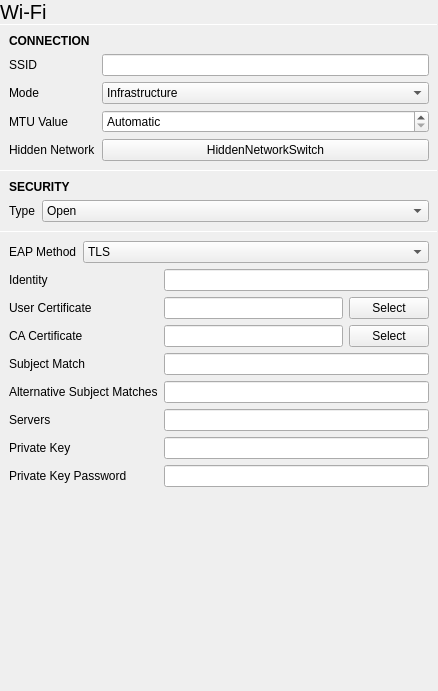
<?xml version="1.0" encoding="UTF-8"?>
<ui version="4.0">
 <class>WifiSettingsPane</class>
 <widget class="QWidget" name="WifiSettingsPane">
  <property name="geometry">
   <rect>
    <x>0</x>
    <y>0</y>
    <width>438</width>
    <height>691</height>
   </rect>
  </property>
  <property name="windowTitle">
   <string>Wi-Fi</string>
  </property>
  <layout class="QVBoxLayout" name="verticalLayout">
   <property name="spacing">
    <number>0</number>
   </property>
   <property name="leftMargin">
    <number>0</number>
   </property>
   <property name="topMargin">
    <number>0</number>
   </property>
   <property name="rightMargin">
    <number>0</number>
   </property>
   <property name="bottomMargin">
    <number>0</number>
   </property>
   <item>
    <widget class="QLabel" name="label">
     <property name="font">
      <font>
       <pointsize>15</pointsize>
      </font>
     </property>
     <property name="text">
      <string>Wi-Fi</string>
     </property>
     <property name="margin">
      <number>9</number>
     </property>
    </widget>
   </item>
   <item>
    <widget class="Line" name="line">
     <property name="maximumSize">
      <size>
       <width>16777215</width>
       <height>1</height>
      </size>
     </property>
     <property name="orientation">
      <enum>Qt::Horizontal</enum>
     </property>
    </widget>
   </item>
   <item>
    <layout class="QGridLayout" name="gridLayout">
     <property name="leftMargin">
      <number>9</number>
     </property>
     <property name="topMargin">
      <number>9</number>
     </property>
     <property name="rightMargin">
      <number>9</number>
     </property>
     <property name="bottomMargin">
      <number>9</number>
     </property>
     <property name="spacing">
      <number>6</number>
     </property>
     <item row="3" column="1">
      <widget class="QSpinBox" name="mtuBox">
       <property name="specialValueText">
        <string>Automatic</string>
       </property>
       <property name="suffix">
        <string> Bytes</string>
       </property>
       <property name="minimum">
        <number>0</number>
       </property>
       <property name="maximum">
        <number>10000</number>
       </property>
       <property name="value">
        <number>0</number>
       </property>
      </widget>
     </item>
     <item row="3" column="0">
      <widget class="QLabel" name="label_5">
       <property name="text">
        <string>MTU Value</string>
       </property>
      </widget>
     </item>
     <item row="1" column="1">
      <widget class="QLineEdit" name="ssidField"/>
     </item>
     <item row="2" column="1">
      <widget class="QComboBox" name="modeComboBox">
       <item>
        <property name="text">
         <string>Infrastructure</string>
        </property>
       </item>
       <item>
        <property name="text">
         <string>Ad-Hoc</string>
        </property>
       </item>
       <item>
        <property name="text">
         <string>Access Point</string>
        </property>
       </item>
      </widget>
     </item>
     <item row="2" column="0">
      <widget class="QLabel" name="label_4">
       <property name="text">
        <string>Mode</string>
       </property>
      </widget>
     </item>
     <item row="1" column="0">
      <widget class="QLabel" name="label_3">
       <property name="text">
        <string>SSID</string>
       </property>
      </widget>
     </item>
     <item row="0" column="0" colspan="2">
      <widget class="QLabel" name="label_2">
       <property name="font">
        <font>
         <weight>75</weight>
         <bold>true</bold>
        </font>
       </property>
       <property name="text">
        <string>CONNECTION</string>
       </property>
      </widget>
     </item>
     <item row="4" column="0">
      <widget class="QLabel" name="label_6">
       <property name="text">
        <string>Hidden Network</string>
       </property>
      </widget>
     </item>
     <item row="4" column="1">
      <widget class="tSwitch" name="hiddenNetworkSwitch">
       <property name="text">
        <string notr="true">HiddenNetworkSwitch</string>
       </property>
      </widget>
     </item>
    </layout>
   </item>
   <item>
    <widget class="Line" name="line_2">
     <property name="maximumSize">
      <size>
       <width>16777215</width>
       <height>1</height>
      </size>
     </property>
     <property name="orientation">
      <enum>Qt::Horizontal</enum>
     </property>
    </widget>
   </item>
   <item>
    <layout class="QGridLayout" name="gridLayout_2">
     <property name="leftMargin">
      <number>9</number>
     </property>
     <property name="topMargin">
      <number>9</number>
     </property>
     <property name="rightMargin">
      <number>9</number>
     </property>
     <property name="bottomMargin">
      <number>9</number>
     </property>
     <property name="spacing">
      <number>6</number>
     </property>
     <item row="1" column="1">
      <widget class="QComboBox" name="securityComboBox">
       <property name="sizePolicy">
        <sizepolicy hsizetype="Expanding" vsizetype="Fixed">
         <horstretch>0</horstretch>
         <verstretch>0</verstretch>
        </sizepolicy>
       </property>
       <item>
        <property name="text">
         <string>Open</string>
        </property>
       </item>
       <item>
        <property name="text">
         <string>Static WEP</string>
        </property>
       </item>
       <item>
        <property name="text">
         <string>Dynamic WEP</string>
        </property>
       </item>
       <item>
        <property name="text">
         <string>WPA/WPA2 PSK</string>
        </property>
       </item>
       <item>
        <property name="text">
         <string>WPA/WPA2 Enterprise</string>
        </property>
       </item>
      </widget>
     </item>
     <item row="1" column="0">
      <widget class="QLabel" name="label_8">
       <property name="text">
        <string>Type</string>
       </property>
      </widget>
     </item>
     <item row="0" column="0" colspan="2">
      <widget class="QLabel" name="label_7">
       <property name="font">
        <font>
         <weight>75</weight>
         <bold>true</bold>
        </font>
       </property>
       <property name="text">
        <string>SECURITY</string>
       </property>
      </widget>
     </item>
    </layout>
   </item>
   <item>
    <widget class="Line" name="line_3">
     <property name="maximumSize">
      <size>
       <width>16777215</width>
       <height>1</height>
      </size>
     </property>
     <property name="orientation">
      <enum>Qt::Horizontal</enum>
     </property>
    </widget>
   </item>
   <item>
    <widget class="QStackedWidget" name="SecurityKeysStack">
     <property name="sizePolicy">
      <sizepolicy hsizetype="Preferred" vsizetype="Maximum">
       <horstretch>0</horstretch>
       <verstretch>0</verstretch>
      </sizepolicy>
     </property>
     <property name="currentIndex">
      <number>2</number>
     </property>
     <widget class="QWidget" name="page">
      <layout class="QVBoxLayout" name="verticalLayout_7">
       <property name="leftMargin">
        <number>0</number>
       </property>
       <property name="topMargin">
        <number>0</number>
       </property>
       <property name="rightMargin">
        <number>0</number>
       </property>
       <property name="bottomMargin">
        <number>0</number>
       </property>
      </layout>
     </widget>
     <widget class="QWidget" name="page_2">
      <layout class="QGridLayout" name="gridLayout_8">
       <property name="leftMargin">
        <number>9</number>
       </property>
       <property name="topMargin">
        <number>9</number>
       </property>
       <property name="rightMargin">
        <number>9</number>
       </property>
       <property name="bottomMargin">
        <number>9</number>
       </property>
       <item row="0" column="1">
        <widget class="QLineEdit" name="securityKey">
         <property name="inputMask">
          <string/>
         </property>
         <property name="echoMode">
          <enum>QLineEdit::Password</enum>
         </property>
        </widget>
       </item>
       <item row="1" column="1">
        <spacer name="verticalSpacer_2">
         <property name="orientation">
          <enum>Qt::Vertical</enum>
         </property>
         <property name="sizeHint" stdset="0">
          <size>
           <width>20</width>
           <height>40</height>
          </size>
         </property>
        </spacer>
       </item>
       <item row="0" column="0">
        <widget class="QLabel" name="label_31">
         <property name="text">
          <string>Security Key</string>
         </property>
        </widget>
       </item>
      </layout>
     </widget>
     <widget class="QWidget" name="page_3">
      <layout class="QGridLayout" name="gridLayout_3">
       <property name="leftMargin">
        <number>9</number>
       </property>
       <property name="topMargin">
        <number>9</number>
       </property>
       <property name="rightMargin">
        <number>9</number>
       </property>
       <property name="bottomMargin">
        <number>9</number>
       </property>
       <item row="0" column="1">
        <widget class="QComboBox" name="EnterpriseAuthMethod">
         <property name="sizePolicy">
          <sizepolicy hsizetype="Expanding" vsizetype="Fixed">
           <horstretch>0</horstretch>
           <verstretch>0</verstretch>
          </sizepolicy>
         </property>
         <item>
          <property name="text">
           <string>TLS</string>
          </property>
         </item>
         <item>
          <property name="text">
           <string>LEAP</string>
          </property>
         </item>
         <item>
          <property name="text">
           <string>FAST</string>
          </property>
         </item>
         <item>
          <property name="text">
           <string>TTLS</string>
          </property>
         </item>
         <item>
          <property name="text">
           <string>PEAP</string>
          </property>
         </item>
        </widget>
       </item>
       <item row="0" column="0">
        <widget class="QLabel" name="label_9">
         <property name="text">
          <string>EAP Method</string>
         </property>
        </widget>
       </item>
       <item row="1" column="0" colspan="2">
        <widget class="QStackedWidget" name="WpaEnterpriseAuthDetails">
         <property name="currentIndex">
          <number>0</number>
         </property>
         <widget class="QWidget" name="page_4">
          <layout class="QGridLayout" name="gridLayout_4">
           <property name="leftMargin">
            <number>0</number>
           </property>
           <property name="topMargin">
            <number>0</number>
           </property>
           <property name="rightMargin">
            <number>0</number>
           </property>
           <property name="bottomMargin">
            <number>0</number>
           </property>
           <item row="2" column="1">
            <widget class="QLineEdit" name="EnterpriseTLSCACertificate"/>
           </item>
           <item row="5" column="0">
            <widget class="QLabel" name="label_10">
             <property name="text">
              <string>Servers</string>
             </property>
            </widget>
           </item>
           <item row="6" column="0">
            <widget class="QLabel" name="label_11">
             <property name="text">
              <string>Private Key</string>
             </property>
            </widget>
           </item>
           <item row="2" column="0">
            <widget class="QLabel" name="label_12">
             <property name="text">
              <string>CA Certificate</string>
             </property>
            </widget>
           </item>
           <item row="1" column="0">
            <widget class="QLabel" name="label_13">
             <property name="text">
              <string>User Certificate</string>
             </property>
            </widget>
           </item>
           <item row="3" column="0">
            <widget class="QLabel" name="label_14">
             <property name="text">
              <string>Subject Match</string>
             </property>
            </widget>
           </item>
           <item row="0" column="0">
            <widget class="QLabel" name="label_15">
             <property name="text">
              <string>Identity</string>
             </property>
            </widget>
           </item>
           <item row="4" column="0">
            <widget class="QLabel" name="label_16">
             <property name="text">
              <string>Alternative Subject Matches</string>
             </property>
            </widget>
           </item>
           <item row="7" column="0">
            <widget class="QLabel" name="label_17">
             <property name="text">
              <string>Private Key Password</string>
             </property>
            </widget>
           </item>
           <item row="2" column="2">
            <widget class="QPushButton" name="EnterpriseTLSCACertificateSelect">
             <property name="text">
              <string>Select</string>
             </property>
            </widget>
           </item>
           <item row="0" column="1" colspan="2">
            <widget class="QLineEdit" name="EnterpriseTLSIdentity"/>
           </item>
           <item row="3" column="1" colspan="2">
            <widget class="QLineEdit" name="EnterpriseTLSSubjectMatch"/>
           </item>
           <item row="4" column="1" colspan="2">
            <widget class="QLineEdit" name="EnterpriseTLSAlternateSubjectMatch"/>
           </item>
           <item row="5" column="1" colspan="2">
            <widget class="QLineEdit" name="EnterpriseTLSServers"/>
           </item>
           <item row="6" column="1" colspan="2">
            <widget class="QLineEdit" name="EnterpriseTLSPrivateKey"/>
           </item>
           <item row="7" column="1" colspan="2">
            <widget class="QLineEdit" name="EnterpriseTLSPrivateKeyPassword">
             <property name="echoMode">
              <enum>QLineEdit::Password</enum>
             </property>
            </widget>
           </item>
           <item row="1" column="1">
            <widget class="QLineEdit" name="EnterpriseTLSUserCertificate"/>
           </item>
           <item row="1" column="2">
            <widget class="QPushButton" name="EnterpriseTLSUserCertificateSelect">
             <property name="text">
              <string>Select</string>
             </property>
            </widget>
           </item>
          </layout>
         </widget>
         <widget class="QWidget" name="page_5">
          <layout class="QGridLayout" name="gridLayout_5">
           <property name="leftMargin">
            <number>0</number>
           </property>
           <property name="topMargin">
            <number>0</number>
           </property>
           <property name="rightMargin">
            <number>0</number>
           </property>
           <property name="bottomMargin">
            <number>0</number>
           </property>
           <item row="2" column="0">
            <spacer name="verticalSpacer_3">
             <property name="orientation">
              <enum>Qt::Vertical</enum>
             </property>
             <property name="sizeHint" stdset="0">
              <size>
               <width>20</width>
               <height>40</height>
              </size>
             </property>
            </spacer>
           </item>
           <item row="0" column="0">
            <widget class="QLabel" name="label_18">
             <property name="text">
              <string>Username</string>
             </property>
            </widget>
           </item>
           <item row="1" column="0">
            <widget class="QLabel" name="label_19">
             <property name="text">
              <string>Password</string>
             </property>
            </widget>
           </item>
           <item row="0" column="1">
            <widget class="QLineEdit" name="EnterpriseLEAPUsername"/>
           </item>
           <item row="1" column="1">
            <widget class="QLineEdit" name="EnterpriseLEAPPassword">
             <property name="echoMode">
              <enum>QLineEdit::Password</enum>
             </property>
            </widget>
           </item>
          </layout>
         </widget>
         <widget class="QWidget" name="page_6">
          <layout class="QGridLayout" name="gridLayout_6">
           <property name="leftMargin">
            <number>0</number>
           </property>
           <property name="topMargin">
            <number>0</number>
           </property>
           <property name="rightMargin">
            <number>0</number>
           </property>
           <property name="bottomMargin">
            <number>0</number>
           </property>
           <item row="4" column="0">
            <widget class="QLabel" name="label_25">
             <property name="text">
              <string>Username</string>
             </property>
            </widget>
           </item>
           <item row="3" column="0">
            <widget class="QLabel" name="label_24">
             <property name="text">
              <string>Phase 2 Authentication</string>
             </property>
            </widget>
           </item>
           <item row="5" column="0">
            <widget class="QLabel" name="label_26">
             <property name="text">
              <string>Password</string>
             </property>
            </widget>
           </item>
           <item row="0" column="0">
            <widget class="QLabel" name="label_22">
             <property name="text">
              <string>Anonymous Identity</string>
             </property>
            </widget>
           </item>
           <item row="2" column="0">
            <widget class="QLabel" name="label_23">
             <property name="text">
              <string>PAC file</string>
             </property>
            </widget>
           </item>
           <item row="6" column="0">
            <spacer name="verticalSpacer_5">
             <property name="orientation">
              <enum>Qt::Vertical</enum>
             </property>
             <property name="sizeHint" stdset="0">
              <size>
               <width>20</width>
               <height>40</height>
              </size>
             </property>
            </spacer>
           </item>
           <item row="0" column="1">
            <widget class="QLineEdit" name="EnterpriseFASTAnonymousIdentity"/>
           </item>
           <item row="1" column="1">
            <widget class="QFrame" name="frame">
             <property name="frameShape">
              <enum>QFrame::NoFrame</enum>
             </property>
             <property name="frameShadow">
              <enum>QFrame::Raised</enum>
             </property>
             <layout class="QHBoxLayout" name="horizontalLayout_7">
              <property name="leftMargin">
               <number>0</number>
              </property>
              <property name="topMargin">
               <number>0</number>
              </property>
              <property name="rightMargin">
               <number>0</number>
              </property>
              <property name="bottomMargin">
               <number>0</number>
              </property>
              <item>
               <widget class="QCheckBox" name="EnterpriseFASTPacProvisioningAnonymous">
                <property name="text">
                 <string>Anonymous</string>
                </property>
               </widget>
              </item>
              <item>
               <widget class="QCheckBox" name="EnterpriseFASTPacProvisioningAuthenticated">
                <property name="text">
                 <string>Authenticated</string>
                </property>
               </widget>
              </item>
              <item>
               <spacer name="horizontalSpacer_7">
                <property name="orientation">
                 <enum>Qt::Horizontal</enum>
                </property>
                <property name="sizeHint" stdset="0">
                 <size>
                  <width>40</width>
                  <height>20</height>
                 </size>
                </property>
               </spacer>
              </item>
             </layout>
            </widget>
           </item>
           <item row="1" column="0">
            <widget class="QLabel" name="label_27">
             <property name="text">
              <string>Automatic PAC Provisioning</string>
             </property>
            </widget>
           </item>
           <item row="2" column="1">
            <widget class="QLineEdit" name="EnterpriseFASTPacFile"/>
           </item>
           <item row="3" column="1">
            <widget class="QComboBox" name="EnterpriseFASTPhase2Auth">
             <item>
              <property name="text">
               <string>GTC</string>
              </property>
             </item>
             <item>
              <property name="text">
               <string>MSCHAPv2</string>
              </property>
             </item>
            </widget>
           </item>
           <item row="4" column="1">
            <widget class="QLineEdit" name="EnterpriseFASTUsername"/>
           </item>
           <item row="5" column="1">
            <widget class="QLineEdit" name="EnterpriseFASTPassword">
             <property name="echoMode">
              <enum>QLineEdit::Password</enum>
             </property>
            </widget>
           </item>
          </layout>
         </widget>
         <widget class="QWidget" name="page_8">
          <layout class="QGridLayout" name="gridLayout_7">
           <property name="leftMargin">
            <number>0</number>
           </property>
           <property name="topMargin">
            <number>0</number>
           </property>
           <property name="rightMargin">
            <number>0</number>
           </property>
           <property name="bottomMargin">
            <number>0</number>
           </property>
           <item row="6" column="0">
            <spacer name="verticalSpacer_4">
             <property name="orientation">
              <enum>Qt::Vertical</enum>
             </property>
             <property name="sizeHint" stdset="0">
              <size>
               <width>20</width>
               <height>40</height>
              </size>
             </property>
            </spacer>
           </item>
           <item row="4" column="0">
            <widget class="QLabel" name="label_20">
             <property name="text">
              <string>Username</string>
             </property>
            </widget>
           </item>
           <item row="2" column="0">
            <widget class="QLabel" name="peapVersionLabel">
             <property name="text">
              <string>PEAP version</string>
             </property>
            </widget>
           </item>
           <item row="1" column="0">
            <widget class="QLabel" name="label_21">
             <property name="text">
              <string>CA Certificate</string>
             </property>
            </widget>
           </item>
           <item row="5" column="0">
            <widget class="QLabel" name="label_28">
             <property name="text">
              <string>Password</string>
             </property>
            </widget>
           </item>
           <item row="3" column="0">
            <widget class="QLabel" name="label_29">
             <property name="text">
              <string>Phase 2 Authentication</string>
             </property>
            </widget>
           </item>
           <item row="1" column="1">
            <widget class="QLineEdit" name="EnterprisePEAPCaCertificate"/>
           </item>
           <item row="0" column="0">
            <widget class="QLabel" name="label_30">
             <property name="text">
              <string>Anonymous Identity</string>
             </property>
            </widget>
           </item>
           <item row="1" column="2">
            <widget class="QPushButton" name="EnterprisePEAPCaCertificateSelect">
             <property name="text">
              <string>Select</string>
             </property>
            </widget>
           </item>
           <item row="0" column="1" colspan="2">
            <widget class="QLineEdit" name="EnterprisePEAPAnonymousIdentity"/>
           </item>
           <item row="3" column="1" colspan="2">
            <widget class="QComboBox" name="EnterprisePEAPPhase2Auth">
             <item>
              <property name="text">
               <string>MSCHAPv2</string>
              </property>
             </item>
             <item>
              <property name="text">
               <string>MD5</string>
              </property>
             </item>
             <item>
              <property name="text">
               <string>GTC</string>
              </property>
             </item>
            </widget>
           </item>
           <item row="4" column="1" colspan="2">
            <widget class="QLineEdit" name="EnterprisePEAPUsername"/>
           </item>
           <item row="5" column="1" colspan="2">
            <widget class="QLineEdit" name="EnterprisePEAPPassword">
             <property name="echoMode">
              <enum>QLineEdit::Password</enum>
             </property>
            </widget>
           </item>
           <item row="2" column="1" colspan="2">
            <widget class="QFrame" name="peapVersionButtons">
             <layout class="QHBoxLayout" name="horizontalLayout_4">
              <property name="leftMargin">
               <number>0</number>
              </property>
              <property name="topMargin">
               <number>0</number>
              </property>
              <property name="rightMargin">
               <number>0</number>
              </property>
              <property name="bottomMargin">
               <number>0</number>
              </property>
              <item>
               <widget class="QRadioButton" name="EnterprisePEAPAuto">
                <property name="text">
                 <string>Auto&amp;matic</string>
                </property>
                <property name="checked">
                 <bool>true</bool>
                </property>
               </widget>
              </item>
              <item>
               <widget class="QRadioButton" name="EnterprisePEAPVer0">
                <property name="text">
                 <string>Version &amp;0</string>
                </property>
               </widget>
              </item>
              <item>
               <widget class="QRadioButton" name="EnterprisePEAPVer1">
                <property name="text">
                 <string>Version &amp;1</string>
                </property>
               </widget>
              </item>
              <item>
               <spacer name="horizontalSpacer_4">
                <property name="orientation">
                 <enum>Qt::Horizontal</enum>
                </property>
                <property name="sizeHint" stdset="0">
                 <size>
                  <width>40</width>
                  <height>20</height>
                 </size>
                </property>
               </spacer>
              </item>
             </layout>
            </widget>
           </item>
          </layout>
         </widget>
        </widget>
       </item>
      </layout>
     </widget>
    </widget>
   </item>
   <item>
    <spacer name="verticalSpacer">
     <property name="orientation">
      <enum>Qt::Vertical</enum>
     </property>
     <property name="sizeHint" stdset="0">
      <size>
       <width>20</width>
       <height>40</height>
      </size>
     </property>
    </spacer>
   </item>
  </layout>
 </widget>
 <customwidgets>
  <customwidget>
   <class>tSwitch</class>
   <extends>QPushButton</extends>
   <header location="global">tswitch.h</header>
  </customwidget>
 </customwidgets>
 <resources/>
 <connections/>
</ui>
